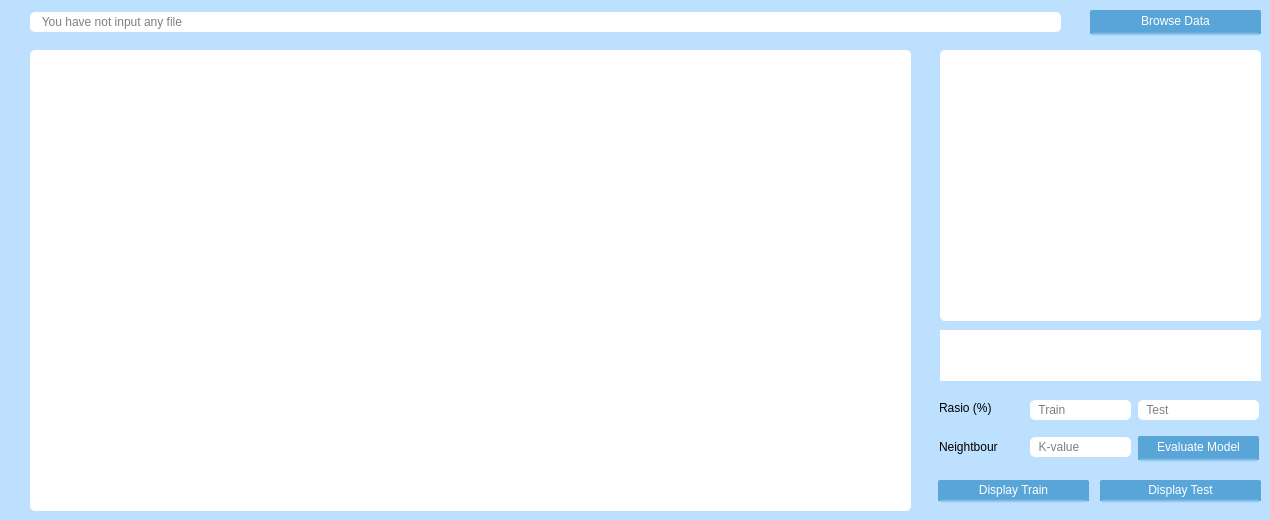
   <widget class="QWidget" name="tab_2">
    <property name="styleSheet">
     <string notr="true">background-color: rgba(189, 224, 254, 1)</string>
    </property>
    <attribute name="title">
     <string>Model Evaluation</string>
    </attribute>
    <widget class="QTextBrowser" name="EvalText">
     <property name="geometry">
      <rect>
       <x>940</x>
       <y>330</y>
       <width>321</width>
       <height>51</height>
      </rect>
     </property>
     <property name="autoFillBackground">
      <bool>true</bool>
     </property>
     <property name="styleSheet">
      <string notr="true">QTextBrowser
{background-color: rgb(255, 255, 255);
font: 8pt &quot;MS Shell Dlg 2&quot;;
border-radius:5px;
}
QScrollBar::horizontal
{
background-color: rgb(227, 227, 227);
}
QScrollBar::handle:horizontal
{
background-color: rgb(186, 186, 186);
}
QScrollBar::vertical
{
background-color: rgb(227, 227, 227);
}
QScrollBar::handle:vertical
{
background-color: rgb(186, 186, 186);
}
</string>
     </property>
     <property name="lineWrapMode">
      <enum>QTextEdit::WidgetWidth</enum>
     </property>
    </widget>
    <widget class="QLabel" name="EvalView">
     <property name="geometry">
      <rect>
       <x>940</x>
       <y>50</y>
       <width>321</width>
       <height>271</height>
      </rect>
     </property>
     <property name="autoFillBackground">
      <bool>false</bool>
     </property>
     <property name="styleSheet">
      <string notr="true">background-color: rgb(255, 255, 255);
font: 8pt &quot;NewsGoth BT&quot;;
border-radius:5px;</string>
     </property>
     <property name="text">
      <string/>
     </property>
    </widget>
    <widget class="QTableView" name="tableViewEval">
     <property name="geometry">
      <rect>
       <x>30</x>
       <y>50</y>
       <width>881</width>
       <height>461</height>
      </rect>
     </property>
     <property name="styleSheet">
      <string notr="true">QTableView
{background-color: rgb(255, 255, 255);
font: 8pt &quot;MS Shell Dlg 2&quot;;
border-radius:5px;
}
QScrollBar::horizontal
{
background-color: rgb(227, 227, 227);
}
QScrollBar::handle:horizontal
{
background-color: rgb(186, 186, 186);
}
QScrollBar::vertical
{
background-color: rgb(227, 227, 227);
}
QScrollBar::handle:vertical
{
background-color: rgb(186, 186, 186);
}
</string>
     </property>
    </widget>
    <widget class="QLabel" name="label_8">
     <property name="geometry">
      <rect>
       <x>939</x>
       <y>436</y>
       <width>81</width>
       <height>21</height>
      </rect>
     </property>
     <property name="text">
      <string>Neightbour</string>
     </property>
    </widget>
    <widget class="QLineEdit" name="InputTest">
     <property name="geometry">
      <rect>
       <x>1138</x>
       <y>400</y>
       <width>121</width>
       <height>20</height>
      </rect>
     </property>
     <property name="styleSheet">
      <string notr="true">background-color: rgb(255, 255, 255);
border-radius:5px;</string>
     </property>
     <property name="placeholderText">
      <string>  Test</string>
     </property>
    </widget>
    <widget class="QPushButton" name="BrowseFileEval">
     <property name="geometry">
      <rect>
       <x>1090</x>
       <y>10</y>
       <width>171</width>
       <height>26</height>
      </rect>
     </property>
     <property name="styleSheet">
      <string notr="true">QPushButton
 {
background-color: rgba(89, 165, 216, 1);
color: rgb(255, 255, 255);
font: 650 9pt &quot;Segoe UI Semibold&quot;;
border-radius:1.5px;
border-style:solid;
border-bottom-width:4px;
border-right-widt:3px;
border-right-color: qlineargradient(spread:pad, x1:0, y1:0, x2:1, y2:1,  stop:0 rgba(89, 165, 216, 1), stop:1 rgba(189, 224, 254, 1));
border-bottom-color: qlineargradient(spread:pad, x1:0.301136, y1:0.034, x2:0.301, y2:1, stop:0 rgba(89, 165, 216, 1), stop:1 rgba(189, 224, 254, 1));
}

QPushButton:pressed
{
background-color:rgba(85, 92, 132, 1)
}
</string>
     </property>
     <property name="text">
      <string>Browse Data</string>
     </property>
    </widget>
    <widget class="QPushButton" name="EvaluationButton">
     <property name="geometry">
      <rect>
       <x>1138</x>
       <y>436</y>
       <width>121</width>
       <height>26</height>
      </rect>
     </property>
     <property name="styleSheet">
      <string notr="true">QPushButton
 {
background-color: rgba(89, 165, 216, 1);
color: rgb(255, 255, 255);
font: 650 9pt &quot;Segoe UI Semibold&quot;;
border-radius:1.5px;
border-style:solid;
border-bottom-width:4px;
border-right-widt:3px;
border-right-color: qlineargradient(spread:pad, x1:0, y1:0, x2:1, y2:1,  stop:0 rgba(89, 165, 216, 1), stop:1 rgba(189, 224, 254, 1));
border-bottom-color: qlineargradient(spread:pad, x1:0.301136, y1:0.034, x2:0.301, y2:1, stop:0 rgba(89, 165, 216, 1), stop:1 rgba(189, 224, 254, 1));
}

QPushButton:pressed
{
background-color:rgba(85, 92, 132, 1)
}
</string>
     </property>
     <property name="text">
      <string>Evaluate Model</string>
     </property>
    </widget>
    <widget class="QLineEdit" name="InputN">
     <property name="geometry">
      <rect>
       <x>1030</x>
       <y>437</y>
       <width>101</width>
       <height>20</height>
      </rect>
     </property>
     <property name="styleSheet">
      <string notr="true">background-color: rgb(255, 255, 255);
border-radius:5px;</string>
     </property>
     <property name="placeholderText">
      <string>  K-value</string>
     </property>
    </widget>
    <widget class="QLineEdit" name="InputTrain">
     <property name="geometry">
      <rect>
       <x>1030</x>
       <y>400</y>
       <width>101</width>
       <height>20</height>
      </rect>
     </property>
     <property name="styleSheet">
      <string notr="true">background-color: rgb(255, 255, 255);
border-radius:5px;</string>
     </property>
     <property name="placeholderText">
      <string>  Train</string>
     </property>
    </widget>
    <widget class="QLabel" name="label_5">
     <property name="geometry">
      <rect>
       <x>939</x>
       <y>400</y>
       <width>81</width>
       <height>16</height>
      </rect>
     </property>
     <property name="text">
      <string>Rasio (%)</string>
     </property>
    </widget>
    <widget class="QLineEdit" name="PathLineEval">
     <property name="geometry">
      <rect>
       <x>30</x>
       <y>12</y>
       <width>1031</width>
       <height>20</height>
      </rect>
     </property>
     <property name="styleSheet">
      <string notr="true">background-color: rgb(255, 255, 255);
border-radius:5px;</string>
     </property>
     <property name="text">
      <string/>
     </property>
     <property name="placeholderText">
      <string>   You have not input any file</string>
     </property>
    </widget>
    <widget class="QPushButton" name="DisplayDataTrainButton">
     <property name="geometry">
      <rect>
       <x>938</x>
       <y>480</y>
       <width>151</width>
       <height>23</height>
      </rect>
     </property>
     <property name="styleSheet">
      <string notr="true">QPushButton
 {
background-color: rgba(89, 165, 216, 1);
color: rgb(255, 255, 255);
font: 650 9pt &quot;Segoe UI Semibold&quot;;
border-radius:1.5px;
border-style:solid;
border-bottom-width:4px;
border-right-widt:3px;
border-right-color: qlineargradient(spread:pad, x1:0, y1:0, x2:1, y2:1,  stop:0 rgba(89, 165, 216, 1), stop:1 rgba(189, 224, 254, 1));
border-bottom-color: qlineargradient(spread:pad, x1:0.301136, y1:0.034, x2:0.301, y2:1, stop:0 rgba(89, 165, 216, 1), stop:1 rgba(189, 224, 254, 1));
}

QPushButton:pressed
{
background-color:rgba(85, 92, 132, 1)
}
</string>
     </property>
     <property name="text">
      <string>Display Train</string>
     </property>
    </widget>
    <widget class="QPushButton" name="TestWithPredictionButton">
     <property name="geometry">
      <rect>
       <x>1100</x>
       <y>480</y>
       <width>161</width>
       <height>23</height>
      </rect>
     </property>
     <property name="styleSheet">
      <string notr="true">QPushButton
 {
background-color: rgba(89, 165, 216, 1);
color: rgb(255, 255, 255);
font: 650 9pt &quot;Segoe UI Semibold&quot;;
border-radius:1.5px;
border-style:solid;
border-bottom-width:4px;
border-right-widt:3px;
border-right-color: qlineargradient(spread:pad, x1:0, y1:0, x2:1, y2:1,  stop:0 rgba(89, 165, 216, 1), stop:1 rgba(189, 224, 254, 1));
border-bottom-color: qlineargradient(spread:pad, x1:0.301136, y1:0.034, x2:0.301, y2:1, stop:0 rgba(89, 165, 216, 1), stop:1 rgba(189, 224, 254, 1));
}

QPushButton:pressed
{
background-color:rgba(85, 92, 132, 1)
}
</string>
     </property>
     <property name="text">
      <string>Display Test</string>
     </property>
    </widget>
   </widget>
